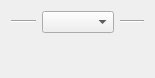
<?xml version="1.0" encoding="UTF-8"?>
<ui version="4.0">
 <class>LBGui::AddAttributeDialog</class>
 <widget class="QDialog" name="LBGui::AddAttributeDialog">
  <property name="geometry">
   <rect>
    <x>0</x>
    <y>0</y>
    <width>155</width>
    <height>78</height>
   </rect>
  </property>
  <property name="minimumSize">
   <size>
    <width>155</width>
    <height>78</height>
   </size>
  </property>
  <property name="windowTitle">
   <string>Dialog</string>
  </property>
  <layout class="QVBoxLayout" name="verticalLayout_2" stretch="0,1">
   <item>
    <layout class="QHBoxLayout" name="horizontalLayout">
     <item>
      <widget class="Line" name="line_2">
       <property name="orientation">
        <enum>Qt::Horizontal</enum>
       </property>
      </widget>
     </item>
     <item>
      <widget class="QComboBox" name="typeComboBox"/>
     </item>
     <item>
      <widget class="Line" name="line">
       <property name="orientation">
        <enum>Qt::Horizontal</enum>
       </property>
      </widget>
     </item>
    </layout>
   </item>
   <item>
    <layout class="QVBoxLayout" name="editorLayout">
     <property name="sizeConstraint">
      <enum>QLayout::SetDefaultConstraint</enum>
     </property>
     <item>
      <widget class="QStackedWidget" name="editorStackedWidget">
       <widget class="QWidget" name="page"/>
       <widget class="QWidget" name="page_2"/>
      </widget>
     </item>
    </layout>
   </item>
  </layout>
 </widget>
 <resources/>
 <connections/>
</ui>
